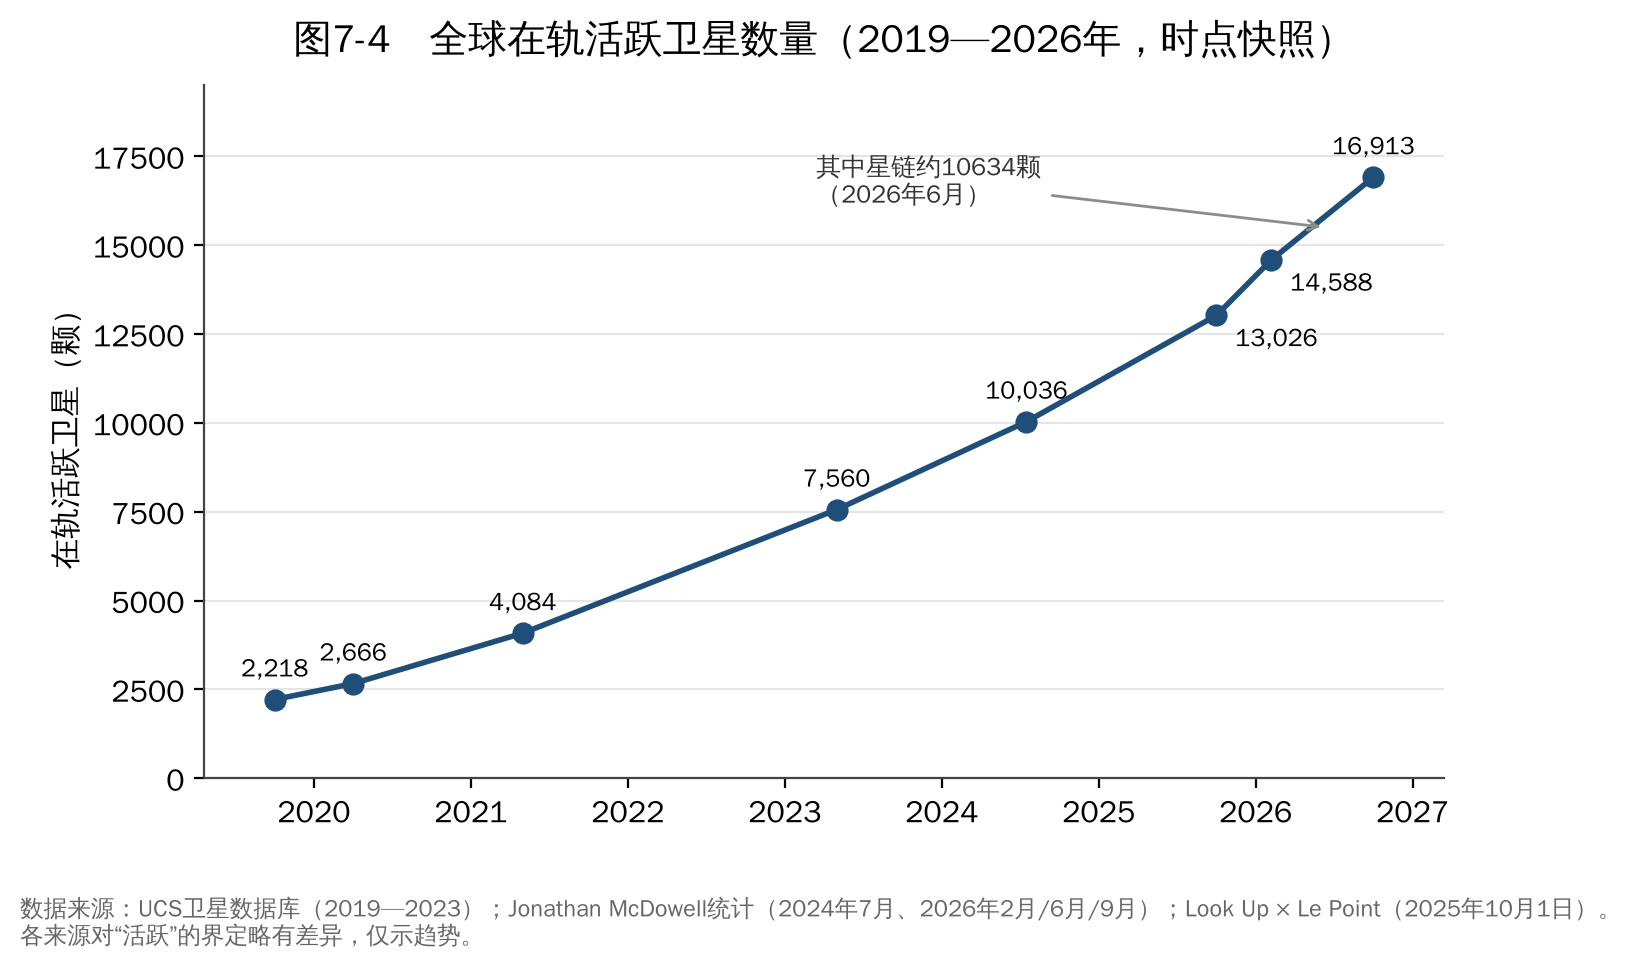

Write the Python code that produced this figure.
import sys, pathlib
sys.path.insert(0, str(pathlib.Path(__file__).resolve().parents[2] / "common"))
from chartstyle import plt, PALETTE, ACCENT, GREY, save, source_note

# (decimal year, count, label, source)
pts = [
    (2019.75, 2218, "2019.9"),
    (2020.25, 2666, "2020.3"),
    (2021.33, 4084, "2021.5"),
    (2023.33, 7560, "2023.5"),
    (2024.54, 10036, "2024.7"),
    (2025.75, 13026, "2025.10"),
    (2026.10, 14588, "2026.2"),
    (2026.75, 16913, "2026.9"),
]
x = [p[0] for p in pts]; yv = [p[1] for p in pts]
fig, ax = plt.subplots(figsize=(8, 4.5))
ax.plot(x, yv, color=PALETTE[0], lw=2, marker="o", ms=7, zorder=3)
for xi, yi, lab in pts:
    if xi > 2025.5 and xi < 2026.5:
        ax.text(xi + 0.12, yi - 300, f"{yi:,}", ha="left", va="top", fontsize=9)
    else:
        ax.text(xi, yi + 650, f"{yi:,}", ha="center", fontsize=9)
ax.set_xlim(2019.3, 2027.2)
ax.set_ylim(0, 19500)
ax.set_xticks(range(2020, 2028))
ax.set_ylabel("在轨活跃卫星（颗）")
ax.annotate("其中星链约10634颗\n（2026年6月）", xy=(2026.45, 15500), xytext=(2023.2, 16200),
            fontsize=9, color="#333333", arrowprops=dict(arrowstyle="->", color=GREY))
ax.set_title("图7-4　全球在轨活跃卫星数量（2019—2026年，时点快照）")
source_note(fig, "数据来源：UCS卫星数据库（2019—2023）；Jonathan McDowell统计（2024年7月、2026年2月/6月/9月）；Look Up × Le Point（2025年10月1日）。\n各来源对“活跃”的界定略有差异，仅示趋势。")
save(fig, __file__)
